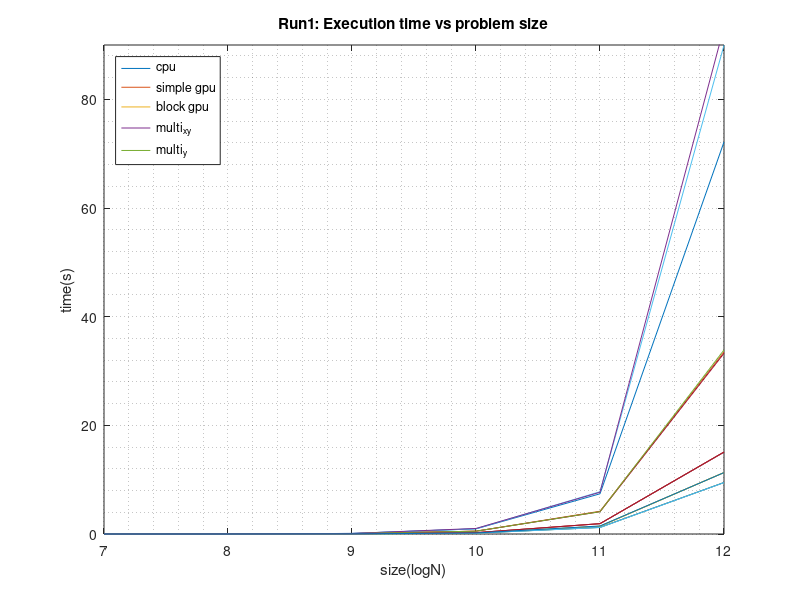
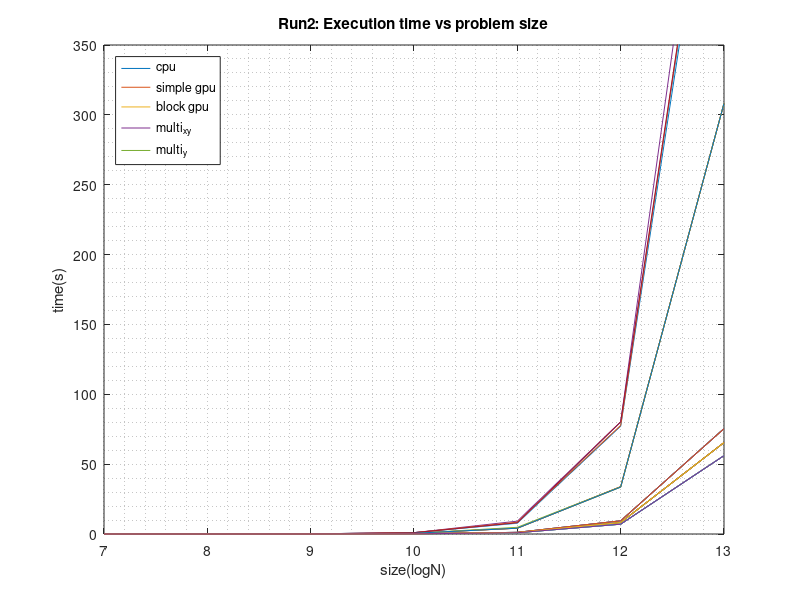

Reproduce these figures in MATLAB, in order.
clear all;
close all;
load('logs.mat');

%% 1: Psize
p1= logs1(logs1(:,2)==0.33,:);
p2= logs1(logs1(:,2)==0.45,:);
p3= logs1(logs1(:,2)==0.66,:);
figure(1);
plot(log2(p1(:,1)),p1(:,3:end)); hold on;
plot(log2(p2(:,1)),p2(:,3:end)); hold on;
plot(log2(p3(:,1)),p3(:,3:end)); hold on;
hold off;
legend('cpu','simple gpu','block gpu','multi_x_y','multi_y','Location','northwest');
ylabel('time(s)');
xlabel('size(logN)');
grid minor;
title('Run1: Execution time vs problem size');
axis([7,12,0,90]);

%% 1: p
p1= logs1(logs1(:,1)==128,:);
p2= logs1(logs1(:,1)==256,:);
p3= logs1(logs1(:,1)==512,:);
p4= logs1(logs1(:,1)==1024,:);
p5= logs1(logs1(:,1)==2048,:);
p6= logs1(logs1(:,1)==4096,:);
%mean([std(p1)./mean(p1);std(p2)./mean(p2);std(p3)./mean(p3);std(p4)./mean(p4);std(p5)./mean(p5)]);
stddev1= mean([std(p1);std(p2);std(p3);std(p4);std(p5);std(p6)]);
stddev1= stddev1(:,3:end)

%% 2: Psize
p0= logs2(logs2(:,2)==0.01,:);
p1= logs2(logs2(:,2)==0.33,:);
p2= logs2(logs2(:,2)==0.45,:);
p3= logs2(logs2(:,2)==0.66,:);
p4= logs2(logs2(:,2)==0.99,:);
figure(2);
%{
plot(log2(p0(1:end-1,1)),p0(1:end-1,3:end)); hold on;
plot(log2(p1(1:end-1,1)),p1(1:end-1,3:end)); hold on;
plot(log2(p2(1:end-1,1)),p2(1:end-1,3:end)); hold on;
plot(log2(p3(1:end-1,1)),p3(1:end-1,3:end)); hold on;
plot(log2(p4(1:end-1,1)),p4(1:end-1,3:end)); hold on;
%}
plot(log2(p0(:,1)),p0(:,3:end)); hold on;
plot(log2(p1(:,1)),p1(:,3:end)); hold on;
plot(log2(p2(:,1)),p2(:,3:end)); hold on;
plot(log2(p3(:,1)),p3(:,3:end)); hold on;
plot(log2(p4(:,1)),p4(:,3:end)); hold on;
hold off;
legend('cpu','simple gpu','block gpu','multi_x_y','multi_y','Location','northwest');
ylabel('time(s)');
xlabel('size(logN)');
grid minor;
axis([7,13,0,350]);
title('Run2: Execution time vs problem size');

%% 2: p
p1= logs2(logs2(:,1)==128,:);
p2= logs2(logs2(:,1)==256,:);
p3= logs2(logs2(:,1)==512,:);
p4= logs2(logs2(:,1)==1024,:);
p5= logs2(logs2(:,1)==2048,:);
p6= logs2(logs2(:,1)==4096,:);
p7= logs2(logs2(:,1)==8192,:);
%mean([std(p1)./mean(p1);std(p2)./mean(p2);std(p3)./mean(p3);std(p4)./mean(p4);std(p5)./mean(p5)]);
stddev2= mean([std(p1);std(p2);std(p3);std(p4);std(p5);std(p6);std(p7)]);
stddev2= stddev2(:,3:end)

clear('p*');
